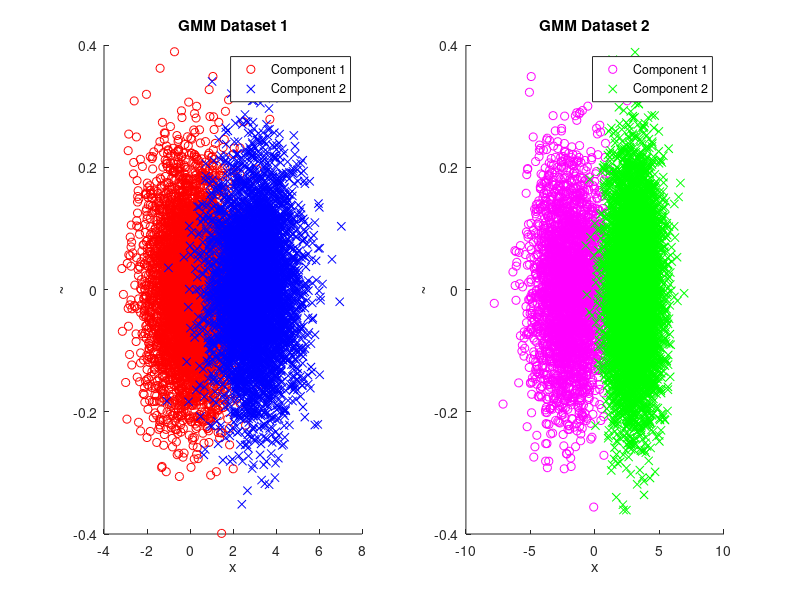

The MATLAB script that drew this image:
% Synthetic data generation creates new, artificial datasets that statistically mirror real-world data 
% (my case I taken this data from one of Lab mate whois crrently working on this type of similar data recorded audio form 10 different places)
% without copying specific observations, making it similar to real data in its patterns and structure but not identical

clc;
clear;

N = 10000; 

mu1_1 = 0; sigma1_1 = 1; alpha1_1 = 0.5;
mu2_1 = 3; sigma2_1 = 1; alpha2_1 = 0.5;

N1 = round(alpha1_1 * N);
N2 = N - N1;

% Generate data and labels
X1_1 = mu1_1 + sigma1_1 * randn(N1, 1);   
X2_1 = mu2_1 + sigma2_1 * randn(N2, 1);   
data1 = [X1_1; X2_1];
labels1 = [ones(N1, 1); 2*ones(N2, 1)];

% Shuffle both together
perm1 = randperm(length(data1));
data1 = data1(perm1);
labels1 = labels1(perm1);
y1 = 0.1 * randn(length(data1), 1);  % vertical jitter


mu1_2 = -2; sigma1_2 = sqrt(2); alpha1_2 = 0.3;
mu2_2 = 3; sigma2_2 = 1; alpha2_2 = 0.7;

N1 = round(alpha1_2 * N);
N2 = N - N1;

% Generate data and labels
X1_2 = mu1_2 + sigma1_2 * randn(N1, 1);   
X2_2 = mu2_2 + sigma2_2 * randn(N2, 1);   
data2 = [X1_2; X2_2];
labels2 = [ones(N1, 1); 2*ones(N2, 1)];

% Shuffle both together
perm2 = randperm(length(data2));
data2 = data2(perm2);
labels2 = labels2(perm2);
y2 = 0.1 * randn(length(data2), 1);  % vertical jitter


figure;

subplot(1,2,1);
gscatter(data1, y1, labels1, 'rb', 'ox');
title('GMM Dataset 1');
xlabel('x'); ylabel('~');
legend('Component 1', 'Component 2');

subplot(1,2,2);
gscatter(data2, y2, labels2, 'mg', 'ox');
title('GMM Dataset 2');
xlabel('x'); ylabel('~');
legend('Component 1', 'Component 2');
